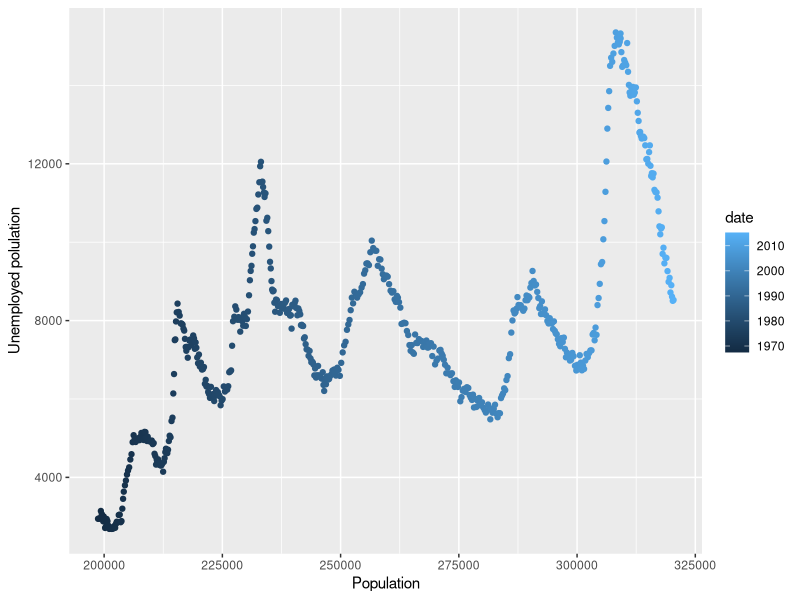
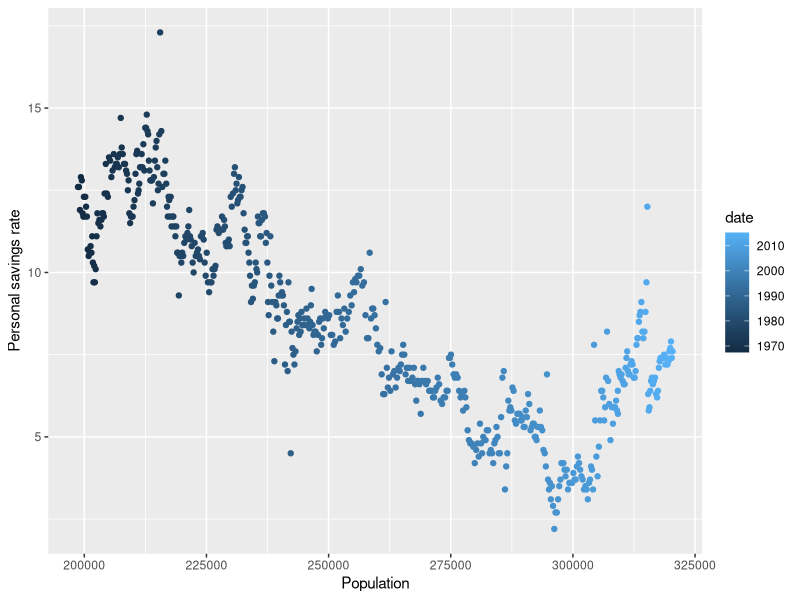
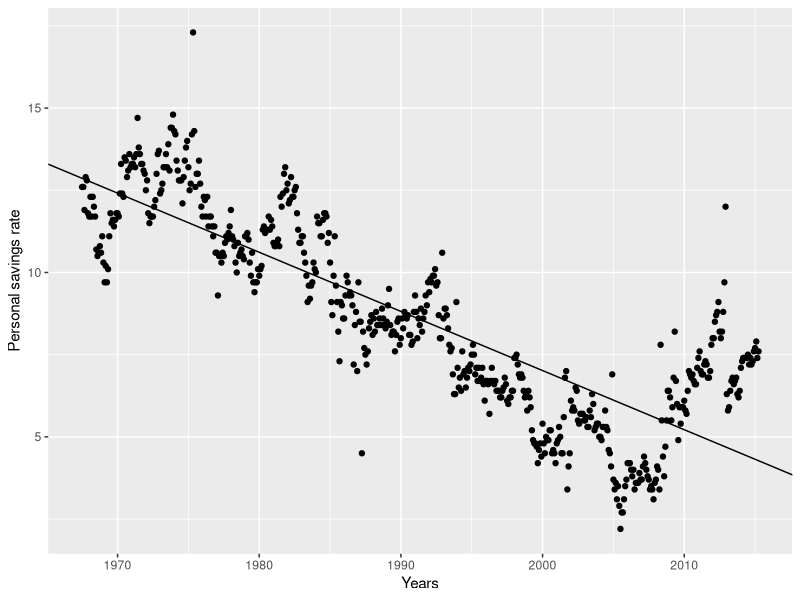
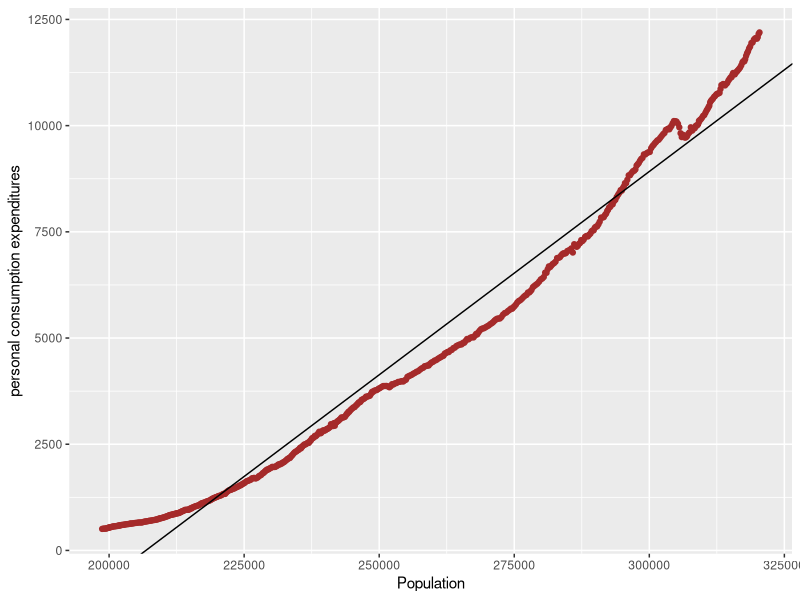
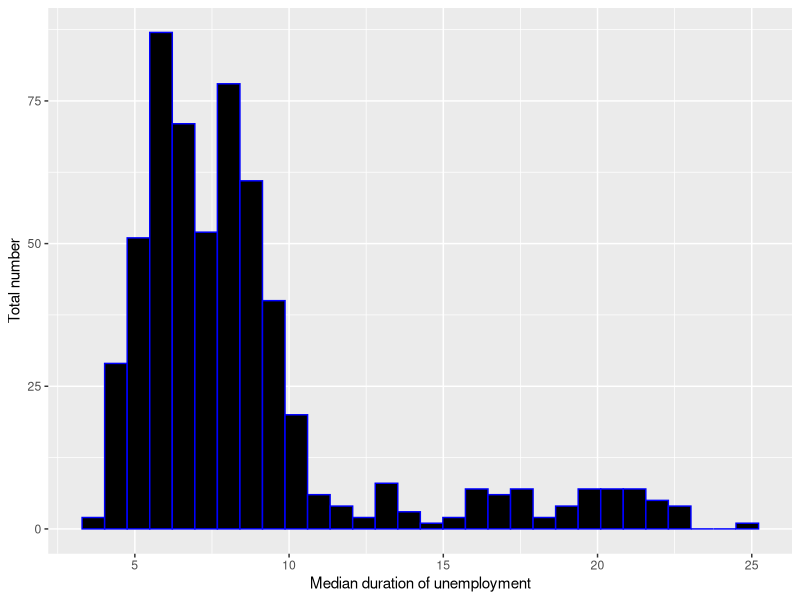
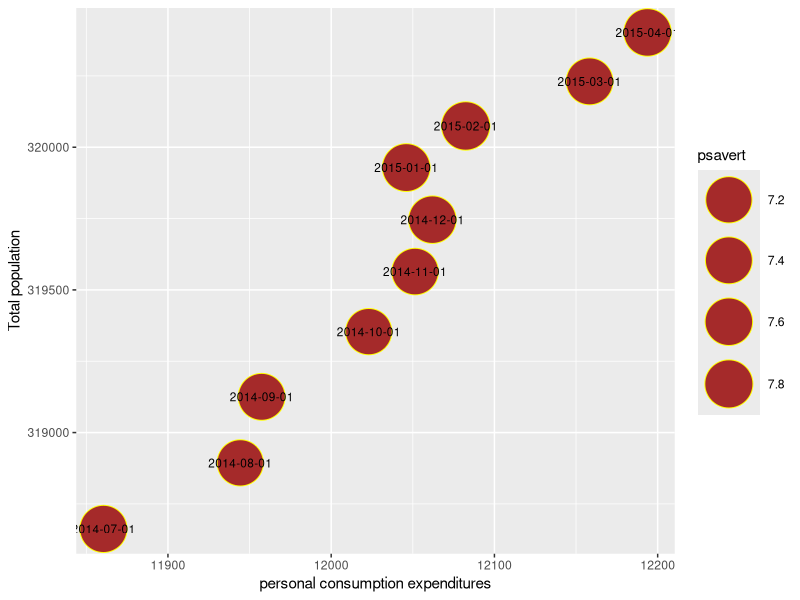

Here is the R script that generated these plots, in order:
library(ggplot2)
library(dplyr)
#View(economics)
#Task 1 
qplot(pop, unemploy, data=economics, colour = date , xlab =  "Population" , ylab = "Unemployed polulation")
qplot(pop, psavert, data=economics, colour = date , xlab =  "Population" , ylab = "Personal savings rate" )

#Task 2
econ.point <- ggplot(economics)
lmcoef <- coef(lm(psavert ~ date, economics))
econ.point + geom_point( aes(x = date, y = psavert) ) +
  geom_abline(intercept = lmcoef[1], slope = lmcoef[2] ) + xlab("Years") + ylab("Personal savings rate")


econ.unemp <- ggplot(economics)
lmcoef <- coef(lm(pce ~ pop, economics))
econ.unemp + geom_point(aes(x = pop, y = pce), colour = "brown") +
  geom_abline(intercept = lmcoef[1], slope = lmcoef[2]) + xlab("Population") + ylab("personal consumption expenditures")


econ.hist <- ggplot(economics, aes(uempmed))
econ.hist + geom_histogram(color = "blue", fill = "black") + xlab("Median duration of unemployment") + ylab("Total number")

#task 3
econ.filtered <- economics %>%
  filter(psavert > 6, pop > 300000) %>%
  arrange(desc(pce)) %>%
  head(10)

ggplot(econ.filtered, aes(x = pce, y = pop, size = psavert , label = date), guide = FALSE) +
  geom_point(colour = "yellow",
             fill = "brown",
             shape = 21) + scale_size_area(max_size = 16) +
  scale_x_continuous() +
  scale_y_continuous() + 
  geom_text(size = 3) + 
  xlab("personal consumption expenditures") + 
  ylab("Total population")
  theme_bw()

  